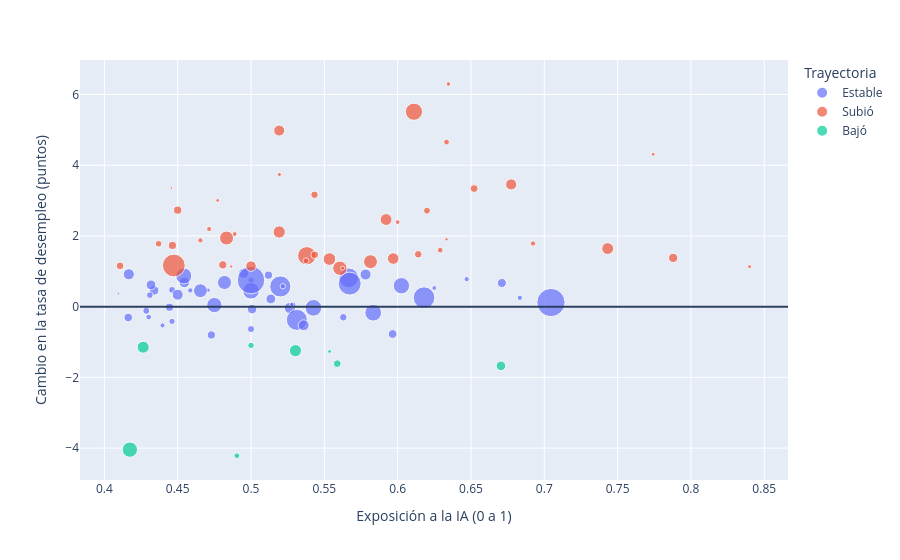

The notebook cell saved with this chart:
### Code cell
px.scatter(
    cambio_ocupacion[cambio_ocupacion["nivel_exposicion"] == "Alta"],
    x="exposicion_humanos_intermedia", y="cambio_pp",
    color="trayectoria", size="empleo_total_ocupacion", hover_name="ocupacion_censo",
    labels={"exposicion_humanos_intermedia": "Exposición a la IA (0 a 1)",
            "cambio_pp": "Cambio en la tasa de desempleo (puntos)", "trayectoria": "Trayectoria"},
).add_hline(y=0)

### Figure 1 — Plotly figure (JSON) as saved in the notebook; plotly's stock layout.template omitted (floating-point values rounded to 4 significant figures)
{"data": [{"hovertemplate": "<b>%{hovertext}</b><br><br>Trayectoria=Estable<br>Exposición a la IA (0 a 1)=%{x}<br>Cambio en la tasa de desempleo (puntos)=%{y}<br>empleo_total_ocupacion=%{marker.size}<extra></extra>", "hovertext": ["Accountants and auditors", "Architects, except landscape and naval", "Bill and account collectors", "Billing and posting clerks", "Biological scientists", "Chemists and materials scientists", "Civil engineers", "Claims adjusters, appraisers, examiners, and investigators", "Compliance officers", "Computer programmers", "Computer support specialists", "Customer service representatives", "Data entry keyers", "Door-to-door sales workers, news and street vendors, and related workers", "Editors", "Education and childcare administrators", "Electrical and electronics engineers", "Engineers, all other", "File clerks", "Financial managers", "First-Line supervisors of non-retail sales workers", "First-Line supervisors of office and administrative support workers", "Industrial engineers, including health and safety", "Insurance claims and policy processing clerks", "Interviewers, except eligibility and loan", "Lawyers", "Library assistants, clerical", "Loan interviewers and clerks", "Logisticians", "Management analysts", "Managers, all other", "Market research analysts and marketing specialists", "Marketing managers", "Mechanical engineers", "Medical scientists", "Network and computer systems administrators", "Office clerks, general", "Paralegals and legal assistants", "Personal financial advisors", "Property, real estate, and community association managers", "Real estate brokers and sales agents", "Receptionists and information clerks", "Reservation and transportation ticket agents and travel clerks", "Sales and related workers, all other", "Sales representatives of services, except advertising, insurance, financial services, and travel", "Sales representatives, wholesale and manufacturing", "Secretaries and administrative assistants, except legal, medical, and executive", "Tax preparers", "Telemarketers", "Therapists, all other", "Transportation, storage, and distribution managers"], "legendgroup": "Estable", "marker": {"color": "#636efa", "size": [1450000.0, 106800.0, 158800.0, 404100.0, 126700.0, 91240.0, 367800.0, 335800.0, 417100.0, 92230.0, 863400.0, 2596000.0, 127100.0, 2760.0, 91690.0, 637600.0, 295600.0, 154100.0, 73440.0, 841700.0, 214400.0, 1437000.0, 387200.0, 214300.0, 148100.0, 754500.0, 85520.0, 164800.0, 251000.0, 898300.0, 622200.0, 899600.0, 395200.0, 296800.0, 184400.0, 314300.0, 2465000.0, 392900.0, 266800.0, 311200.0, 239500.0, 910200.0, 118700.0, 93180.0, 1256000.0, 1523000.0, 1707000.0, 76480.0, 58430.0, 22640.0, 221200.0], "sizemode": "area", "sizeref": 6489.0, "symbol": "circle"}, "mode": "markers", "name": "Estable", "orientation": "v", "showlegend": true, "type": "scatter", "x": [0.52, 0.4302, 0.4286, 0.4167, 0.4462, 0.4586, 0.4545, 0.495, 0.5265, 0.6833, 0.6026, 0.7045, 0.5, 0.5217, 0.6471, 0.4819, 0.434, 0.4462, 0.4706, 0.4541, 0.4444, 0.5312, 0.5359, 0.5119, 0.431, 0.475, 0.4397, 0.5, 0.5966, 0.5, 0.4655, 0.5426, 0.5781, 0.5008, 0.5629, 0.5135, 0.5, 0.45, 0.6711, 0.4318, 0.4163, 0.5833, 0.5286, 0.5217, 0.5667, 0.618, 0.5673, 0.625, 0.5278, 0.4096, 0.473], "xaxis": "x", "y": [0.5709, -0.2951, -0.1179, 0.916, -0.4165, 0.4599, 0.6874, 0.9429, -0.03956, 0.2494, 0.5913, 0.1165, 0.7476, 0.5816, 0.7762, 0.6826, 0.4606, 0.4734, 0.465, 0.8685, -0.01694, -0.3735, -0.5268, 0.8901, 0.3259, 0.04467, -0.5298, -0.6346, -0.7733, 0.448, 0.4513, -0.03331, 0.909, -0.07012, -0.3002, 0.2174, 0.7504, 0.3388, 0.67, 0.6164, -0.3062, -0.172, 0.05305, 0.5782, 0.8151, 0.2541, 0.6525, 0.5274, 0.06432, 0.3648, -0.8008], "yaxis": "y"}, {"hovertemplate": "<b>%{hovertext}</b><br><br>Trayectoria=Subió<br>Exposición a la IA (0 a 1)=%{x}<br>Cambio en la tasa de desempleo (puntos)=%{y}<br>empleo_total_ocupacion=%{marker.size}<extra></extra>", "hovertext": ["Advertising sales agents", "Baggage porters, bellhops, and concierges", "Business operations specialists, all other", "Computer and information systems managers", "Computer network architects", "Computer occupations, all other", "Computer systems analysts", "Cost estimators", "Counter and rental clerks", "Database administrators and architects", "Dispatchers, except police, fire, and ambulance", "Eligibility interviewers, government programs", "Executive secretaries and executive administrative assistants", "Financial and investment analysts", "Graphic designers", "Human resources assistants, except payroll and timekeeping", "Human resources managers", "Information security analysts", "Interpreters and translators", "Medical secretaries and administrative assistants", "Miscellaneous social scientists and related workers", "News analysts, reporters, and journalists", "Operations research analysts", "Order clerks", "Physical scientists, all other", "Producers and directors", "Production, planning, and expediting clerks", "Public relations and fundraising managers", "Public relations specialists", "Purchasing managers", "Sales managers", "Securities, commodities, and financial services sales agents", "Social and community service managers", "Software developers", "Software quality assurance analysts and testers", "Training and development managers", "Training and development specialists", "Travel agents", "Web and digital interface designers", "Web developers", "Word processors and typists", "Writers and authors"], "legendgroup": "Subió", "marker": {"color": "#EF553B", "size": [91700.0, 77750.0, 1087000.0, 670600.0, 179700.0, 435400.0, 519500.0, 224200.0, 400800.0, 631200.0, 202800.0, 154800.0, 459900.0, 362000.0, 197800.0, 90220.0, 220700.0, 190600.0, 52060.0, 961600.0, 56480.0, 39250.0, 108500.0, 75200.0, 22300.0, 143100.0, 390200.0, 113700.0, 283400.0, 84320.0, 637100.0, 489600.0, 209300.0, 1688000.0, 186700.0, 48050.0, 458300.0, 55110.0, 113300.0, 70190.0, 35010.0, 47940.0], "sizemode": "area", "sizeref": 6489.0, "symbol": "circle"}, "mode": "markers", "name": "Subió", "orientation": "v", "showlegend": true, "type": "scatter", "x": [0.6923, 0.4889, 0.538, 0.5606, 0.5433, 0.597, 0.5535, 0.4808, 0.6774, 0.5815, 0.6522, 0.62, 0.7432, 0.5, 0.4107, 0.4655, 0.45, 0.5435, 0.84, 0.6111, 0.5193, 0.6333, 0.629, 0.6, 0.4457, 0.437, 0.5192, 0.5375, 0.7879, 0.4714, 0.4833, 0.5192, 0.4464, 0.4474, 0.614, 0.4773, 0.5921, 0.5625, 0.6333, 0.6346, 0.4865, 0.7742], "xaxis": "x", "y": [1.786, 2.052, 1.44, 1.086, 3.165, 1.36, 1.345, 1.181, 3.457, 1.272, 3.34, 2.714, 1.642, 1.146, 1.153, 1.873, 2.73, 1.466, 1.132, 5.513, 3.738, 1.904, 1.598, 2.391, 3.351, 1.778, 4.981, 1.297, 1.378, 2.197, 1.941, 2.111, 1.731, 1.164, 1.48, 3.006, 2.463, 1.087, 4.654, 6.297, 1.135, 4.31], "yaxis": "y"}, {"hovertemplate": "<b>%{hovertext}</b><br><br>Trayectoria=Bajó<br>Exposición a la IA (0 a 1)=%{x}<br>Cambio en la tasa de desempleo (puntos)=%{y}<br>empleo_total_ocupacion=%{marker.size}<extra></extra>", "hovertext": ["Credit counselors and loan officers", "Fundraisers", "Insurance sales agents", "Librarians and media collections specialists", "Medical records specialists", "Other community and social service specialists", "Pharmacy technicians", "Title examiners, abstractors, and searchers"], "legendgroup": "Bajó", "marker": {"color": "#00cc96", "size": [302100.0, 111000.0, 479100.0, 133800.0, 194700.0, 762300.0, 471700.0, 48580.0], "sizemode": "area", "sizeref": 6489.0, "symbol": "circle"}, "mode": "markers", "name": "Bajó", "orientation": "v", "showlegend": true, "type": "scatter", "x": [0.6705, 0.4904, 0.5303, 0.5, 0.5588, 0.4174, 0.4265, 0.5536], "xaxis": "x", "y": [-1.675, -4.216, -1.245, -1.096, -1.612, -4.044, -1.146, -1.267], "yaxis": "y"}], "layout": {"legend": {"itemsizing": "constant", "title": {"text": "Trayectoria"}, "tracegroupgap": 0}, "margin": {"t": 60}, "shapes": [{"type": "line", "x0": 0, "x1": 1, "xref": "x domain", "y0": 0, "y1": 0, "yref": "y"}], "xaxis": {"anchor": "y", "domain": [0, 1], "title": {"text": "Exposición a la IA (0 a 1)"}}, "yaxis": {"anchor": "x", "domain": [0, 1], "title": {"text": "Cambio en la tasa de desempleo (puntos)"}}}}
